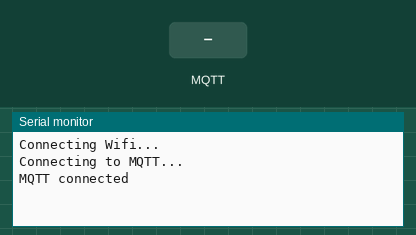
A sketch run on a simulated ESP8266 (NodeMCU). On the bench: the last lines printed to the serial monitor. The inputs (shaded band) are chosen by the test bench. WiFi joins after 1.5 s; servers stay silent unless stated; no MQTT or app messages arrive unless stated.

Above: at 2.7 s.
2.8 s: MQTT message "1" arrives on the first subscribed topic
At 3.7 s:
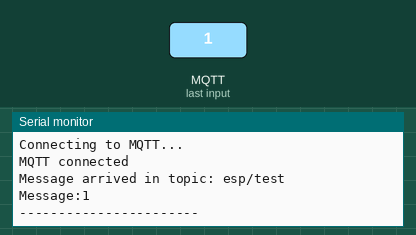
4.3 s: MQTT message "on" arrives on the first subscribed topic
At 4.9 s:
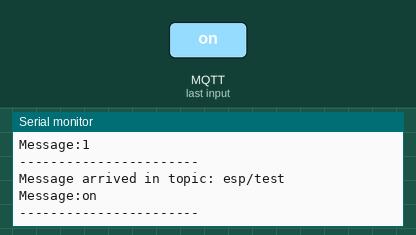
5.8 s: MQTT message "off" arrives on the first subscribed topic
At 7.2 s:
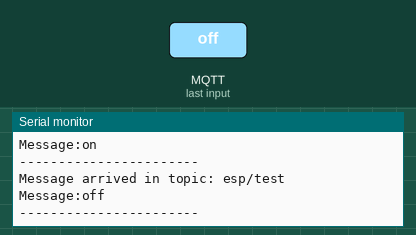

Measured:
- after the input at 2.8 s, the serial monitor: prints a new line at once (image 1)
- after the input at 4.3 s, the serial monitor: prints a new line at once (image 2)
- after the input at 5.8 s, the serial monitor: prints a new line at once (image 3)

The sketch:

mqtt_wifi.ino
```cpp
#include <ESP8266WiFi.h>
#include <ESP8266WiFiMulti.h>
#include <PubSubClient.h>

ESP8266WiFiMulti wifiMulti;

const char* mqttServer = "192.168.0.61";
const int mqttPort = 12948;
const char* mqttUser = "prabu";
const char* mqttPassword = "redhat";

WiFiClient espClient;
PubSubClient client(espClient);

void setup() {
    Serial.begin(115200);
    delay(10);

    wifiMulti.addAP("Prabhu_wifi", "xxxxxxxxx");
    wifiMulti.addAP("Prabhu_mobile", "xxxxxxxx");

    Serial.println("Connecting Wifi...");

    while(wifiMulti.run() != WL_CONNECTED) {
      delay(500);
      Serial.println("Connecting to WiFi..");
      Serial.println("IP address: ");
      Serial.println(WiFi.localIP());
    }

    client.setServer(mqttServer, mqttPort);
    client.setCallback(callback);

    while (!client.connected()) {
      Serial.println("Connecting to MQTT...");
      if (client.connect("ESP8266Client", mqttUser, mqttPassword )) {
        Serial.println("MQTT connected");
      }else {
        Serial.print("failed with state ");
        Serial.print(client.state());
        delay(2000);
      }
    }
    client.publish("esp/test", "Hello from ESP8266");
    client.subscribe("esp/test");
}

void callback(char* topic, byte* payload, unsigned int length) {

  Serial.print("Message arrived in topic: ");
  Serial.println(topic);

  Serial.print("Message:");
  for (int i = 0; i < length; i++) {
    Serial.print((char)payload[i]);
  }

  Serial.println();
  Serial.println("-----------------------");

}

void loop() {
    client.loop();
}
```
